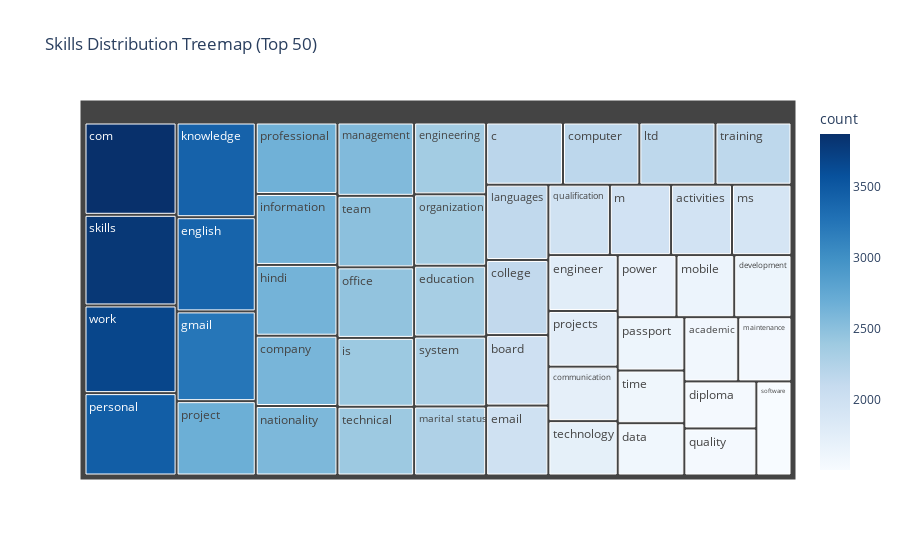

The notebook cell this image was saved under:
### Code cell
# 9. Interactive Visualization with Plotly
# Skills treemap
if skill_counts:
    skills_df = pd.DataFrame({
        'skill': list(skill_counts.keys()),
        'count': list(skill_counts.values())
    }).sort_values('count', ascending=False).head(50)
    
    fig = px.treemap(skills_df, 
                     path=['skill'], 
                     values='count',
                     title='Skills Distribution Treemap (Top 50)',
                     color='count',
                     color_continuous_scale='Blues')
    fig.show()

### Figure 1 — Plotly figure (JSON) as saved in the notebook; plotly's stock layout.template omitted (floating-point values rounded to 4 significant figures)
{"data": [{"branchvalues": "total", "customdata": [[3874.0], [3805.0], [3679.0], [3458.0], [3417.0], [3399.0], [3238.0], [2683.0], [2661.0], [2643.0], [2636.0], [2617.0], [2588.0], [2562.0], [2499.0], [2465.0], [2406.0], [2401.0], [2358.0], [2344.0], [2327.0], [2294.0], [2266.0], [2179.0], [2164.0], [2158.0], [2155.0], [2136.0], [2130.0], [2000.0], [1984.0], [1974.0], [1963.0], [1956.0], [1909.0], [1766.0], [1758.0], [1722.0], [1718.0], [1664.0], [1633.0], [1621.0], [1620.0], [1601.0], [1588.0], [1577.0], [1558.0], [1545.0], [1544.0], [1506.0]], "domain": {"x": [0, 1], "y": [0, 1]}, "hovertemplate": "labels=%{label}<br>count_sum=%{value}<br>parent=%{parent}<br>id=%{id}<br>count=%{color}<extra></extra>", "ids": ["com", "skills", "work", "personal", "knowledge", "english", "gmail", "project", "professional", "information", "hindi", "company", "nationality", "management", "team", "office", "is", "technical", "engineering", "organization", "education", "system", "marital status", "c", "computer", "ltd", "training", "languages", "college", "board", "email", "qualification", "m", "activities", "ms", "engineer", "projects", "communication", "technology", "power", "mobile", "development", "passport", "time", "data", "academic", "maintenance", "diploma", "quality", "software"], "labels": ["com", "skills", "work", "personal", "knowledge", "english", "gmail", "project", "professional", "information", "hindi", "company", "nationality", "management", "team", "office", "is", "technical", "engineering", "organization", "education", "system", "marital status", "c", "computer", "ltd", "training", "languages", "college", "board", "email", "qualification", "m", "activities", "ms", "engineer", "projects", "communication", "technology", "power", "mobile", "development", "passport", "time", "data", "academic", "maintenance", "diploma", "quality", "software"], "marker": {"coloraxis": "coloraxis", "colors": [3874.0, 3805.0, 3679.0, 3458.0, 3417.0, 3399.0, 3238.0, 2683.0, 2661.0, 2643.0, 2636.0, 2617.0, 2588.0, 2562.0, 2499.0, 2465.0, 2406.0, 2401.0, 2358.0, 2344.0, 2327.0, 2294.0, 2266.0, 2179.0, 2164.0, 2158.0, 2155.0, 2136.0, 2130.0, 2000.0, 1984.0, 1974.0, 1963.0, 1956.0, 1909.0, 1766.0, 1758.0, 1722.0, 1718.0, 1664.0, 1633.0, 1621.0, 1620.0, 1601.0, 1588.0, 1577.0, 1558.0, 1545.0, 1544.0, 1506.0]}, "name": "", "parents": ["", "", "", "", "", "", "", "", "", "", "", "", "", "", "", "", "", "", "", "", "", "", "", "", "", "", "", "", "", "", "", "", "", "", "", "", "", "", "", "", "", "", "", "", "", "", "", "", "", ""], "type": "treemap", "values": [3874.0, 3805.0, 3679.0, 3458.0, 3417.0, 3399.0, 3238.0, 2683.0, 2661.0, 2643.0, 2636.0, 2617.0, 2588.0, 2562.0, 2499.0, 2465.0, 2406.0, 2401.0, 2358.0, 2344.0, 2327.0, 2294.0, 2266.0, 2179.0, 2164.0, 2158.0, 2155.0, 2136.0, 2130.0, 2000.0, 1984.0, 1974.0, 1963.0, 1956.0, 1909.0, 1766.0, 1758.0, 1722.0, 1718.0, 1664.0, 1633.0, 1621.0, 1620.0, 1601.0, 1588.0, 1577.0, 1558.0, 1545.0, 1544.0, 1506.0]}], "layout": {"coloraxis": {"colorbar": {"title": {"text": "count"}}, "colorscale": [[0, "rgb(247,251,255)"], [0.125, "rgb(222,235,247)"], [0.25, "rgb(198,219,239)"], [0.375, "rgb(158,202,225)"], [0.5, "rgb(107,174,214)"], [0.625, "rgb(66,146,198)"], [0.75, "rgb(33,113,181)"], [0.875, "rgb(8,81,156)"], [1, "rgb(8,48,107)"]]}, "legend": {"tracegroupgap": 0}, "title": {"text": "Skills Distribution Treemap (Top 50)"}}}
